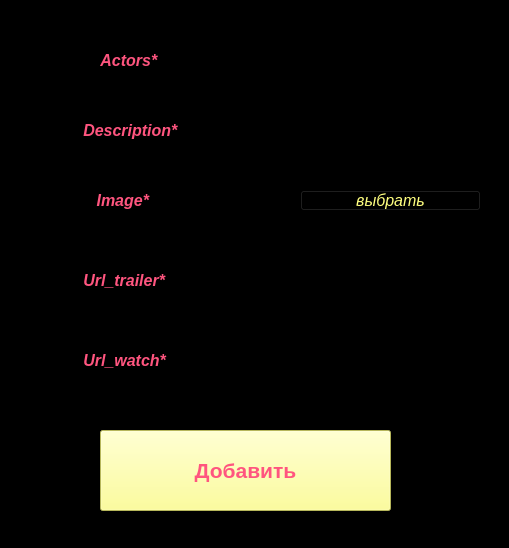
<?xml version="1.0" encoding="UTF-8"?>
<ui version="4.0">
 <class>Form</class>
 <widget class="QWidget" name="Form">
  <property name="geometry">
   <rect>
    <x>0</x>
    <y>0</y>
    <width>509</width>
    <height>548</height>
   </rect>
  </property>
  <property name="windowTitle">
   <string>Form</string>
  </property>
  <property name="styleSheet">
   <string notr="true">background-color: rgb(0, 0, 0);
color: rgb(255, 255, 127);</string>
  </property>
  <widget class="QPushButton" name="pushButton">
   <property name="geometry">
    <rect>
     <x>100</x>
     <y>430</y>
     <width>291</width>
     <height>81</height>
    </rect>
   </property>
   <property name="font">
    <font>
     <pointsize>16</pointsize>
     <weight>75</weight>
     <bold>true</bold>
    </font>
   </property>
   <property name="styleSheet">
    <string notr="true">background-color: rgb(255, 255, 127);
color: rgb(255, 85, 127);</string>
   </property>
   <property name="text">
    <string>Добавить</string>
   </property>
  </widget>
  <widget class="QLabel" name="label_4">
   <property name="geometry">
    <rect>
     <x>30</x>
     <y>190</y>
     <width>231</width>
     <height>21</height>
    </rect>
   </property>
   <property name="font">
    <font>
     <pointsize>12</pointsize>
     <weight>75</weight>
     <italic>true</italic>
     <bold>true</bold>
    </font>
   </property>
   <property name="styleSheet">
    <string notr="true">color: rgb(255, 255, 127);
color: rgb(255, 85, 127);</string>
   </property>
   <property name="text">
    <string>               Image*</string>
   </property>
  </widget>
  <widget class="QLabel" name="label_5">
   <property name="geometry">
    <rect>
     <x>30</x>
     <y>270</y>
     <width>231</width>
     <height>21</height>
    </rect>
   </property>
   <property name="font">
    <font>
     <pointsize>12</pointsize>
     <weight>75</weight>
     <italic>true</italic>
     <bold>true</bold>
    </font>
   </property>
   <property name="styleSheet">
    <string notr="true">color: rgb(255, 255, 127);
color: rgb(255, 85, 127);</string>
   </property>
   <property name="text">
    <string>            Url_trailer*</string>
   </property>
  </widget>
  <widget class="QLineEdit" name="lineEdit_4">
   <property name="geometry">
    <rect>
     <x>300</x>
     <y>260</y>
     <width>181</width>
     <height>31</height>
    </rect>
   </property>
   <property name="font">
    <font>
     <pointsize>10</pointsize>
    </font>
   </property>
   <property name="styleSheet">
    <string notr="true">color: rgb(255, 255, 127);</string>
   </property>
  </widget>
  <widget class="QLabel" name="label_6">
   <property name="geometry">
    <rect>
     <x>30</x>
     <y>350</y>
     <width>231</width>
     <height>21</height>
    </rect>
   </property>
   <property name="font">
    <font>
     <pointsize>12</pointsize>
     <weight>75</weight>
     <italic>true</italic>
     <bold>true</bold>
    </font>
   </property>
   <property name="styleSheet">
    <string notr="true">color: rgb(255, 255, 127);
color: rgb(255, 85, 127);</string>
   </property>
   <property name="text">
    <string>            Url_watch*</string>
   </property>
  </widget>
  <widget class="QLineEdit" name="lineEdit_2">
   <property name="geometry">
    <rect>
     <x>300</x>
     <y>110</y>
     <width>181</width>
     <height>31</height>
    </rect>
   </property>
   <property name="font">
    <font>
     <pointsize>10</pointsize>
    </font>
   </property>
   <property name="styleSheet">
    <string notr="true">color: rgb(255, 255, 127);</string>
   </property>
  </widget>
  <widget class="QLineEdit" name="lineEdit">
   <property name="geometry">
    <rect>
     <x>300</x>
     <y>40</y>
     <width>181</width>
     <height>31</height>
    </rect>
   </property>
   <property name="font">
    <font>
     <pointsize>10</pointsize>
     <italic>true</italic>
    </font>
   </property>
   <property name="styleSheet">
    <string notr="true">color: rgb(255, 255, 127);</string>
   </property>
   <property name="text">
    <string/>
   </property>
  </widget>
  <widget class="QLabel" name="label_3">
   <property name="geometry">
    <rect>
     <x>30</x>
     <y>120</y>
     <width>231</width>
     <height>21</height>
    </rect>
   </property>
   <property name="font">
    <font>
     <pointsize>12</pointsize>
     <weight>75</weight>
     <italic>true</italic>
     <bold>true</bold>
    </font>
   </property>
   <property name="styleSheet">
    <string notr="true">color: rgb(255, 255, 127);
color: rgb(255, 85, 127);</string>
   </property>
   <property name="text">
    <string>            Description*</string>
   </property>
  </widget>
  <widget class="QLineEdit" name="lineEdit_5">
   <property name="geometry">
    <rect>
     <x>300</x>
     <y>340</y>
     <width>181</width>
     <height>31</height>
    </rect>
   </property>
   <property name="font">
    <font>
     <pointsize>10</pointsize>
    </font>
   </property>
   <property name="styleSheet">
    <string notr="true">color: rgb(255, 255, 127);</string>
   </property>
  </widget>
  <widget class="QLabel" name="label_2">
   <property name="geometry">
    <rect>
     <x>30</x>
     <y>50</y>
     <width>231</width>
     <height>21</height>
    </rect>
   </property>
   <property name="font">
    <font>
     <pointsize>12</pointsize>
     <weight>75</weight>
     <italic>true</italic>
     <bold>true</bold>
    </font>
   </property>
   <property name="styleSheet">
    <string notr="true">color: rgb(255, 255, 127);
color: rgb(255, 85, 127);</string>
   </property>
   <property name="text">
    <string>                Actors*</string>
   </property>
  </widget>
  <widget class="QPushButton" name="pushButton_2">
   <property name="geometry">
    <rect>
     <x>300</x>
     <y>190</y>
     <width>181</width>
     <height>21</height>
    </rect>
   </property>
   <property name="font">
    <font>
     <pointsize>12</pointsize>
     <italic>true</italic>
    </font>
   </property>
   <property name="text">
    <string>выбрать</string>
   </property>
  </widget>
 </widget>
 <resources/>
 <connections/>
</ui>
